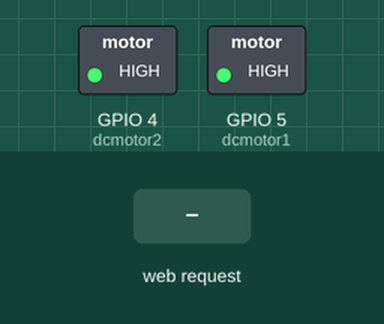
A sketch run on a simulated ESP8266 (NodeMCU). On the bench: switched loads named in the sketch (green lamp = pin HIGH). The test bench sets the inputs (shaded band). WiFi joins after 1.5 s; servers stay silent unless stated; what the sketch prints to the serial monitor is not drawn.

Above: at 2.7 s.
2.8 s: HTTP request GET /MOTOR=CW received
At 3.8 s:
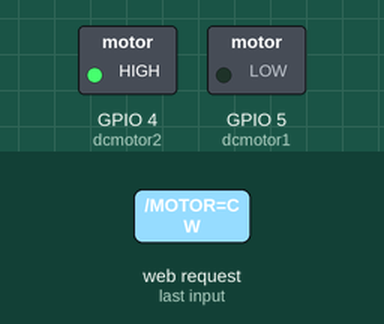
4.3 s: HTTP request GET /MOTOR=CCW received
At 4.9 s:
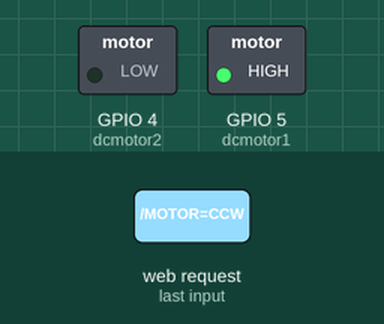
5.8 s: HTTP request GET /MOTOR=STOP received
At 6.1 s:
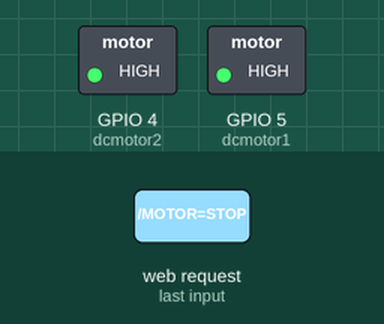
Timing chart, 0 to 8.8 s (numbered marks = the images above; inputs shaded):
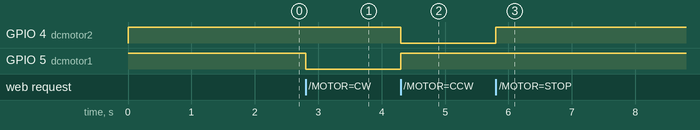

Measured:
- after the input at 2.8 s, GPIO 5 (dcmotor1): HIGH → LOW at once
- after the input at 4.3 s, GPIO 4 (dcmotor2): HIGH → LOW at once; GPIO 5 (dcmotor1): LOW → HIGH at once
- after the input at 5.8 s, GPIO 4 (dcmotor2): LOW → HIGH at once

The sketch:

dcmotor.ino
```cpp
#include <ESP8266WiFi.h>
#include <WiFiClient.h>
#include <ESP8266WebServer.h>
#include <ESP8266mDNS.h>

const char* ssid = "your_ssid";
const char* password = "your_password";

WiFiServer server(80);

String header;

//pins
const int dcmotor1 = 5;
const int dcmotor2 = 4;

int startHour = 4, stopHour = 9;

void setup() {
  Serial.begin(115200);
  pinMode(dcmotor1, OUTPUT);
  pinMode(dcmotor2, OUTPUT);
  digitalWrite(dcmotor1, HIGH);digitalWrite(dcmotor2, HIGH);

  Serial.print("Connecting to ");
  Serial.print(ssid);
  WiFi.begin(ssid, password);

  while(WiFi.status() != WL_CONNECTED){
    delay(500);
    Serial.print(".");
  }

  Serial.println("");
  Serial.println("WiFi connected.");
  Serial.println("IP address: ");
  Serial.print(WiFi.localIP());
  server.begin();
}

void loop() {
  WiFiClient client = server.available();
  if (!client){
    return;
  }
  Serial.println("Waiting for new client");

  while(!client.available()){
    delay(1);
  }
  String request = client.readStringUntil('\r');
  Serial.println(request);
  client.flush();

  int dcmotor1_state = HIGH;
  int dcmotor2_state = HIGH;
  if(request.indexOf("/MOTOR=CW") != -1){
    digitalWrite(dcmotor1, LOW); digitalWrite(dcmotor2, HIGH);// clockwise motor
    dcmotor1_state = LOW;
    dcmotor2_state = HIGH;
  }
  if(request.indexOf("/MOTOR=CCW") != -1){
    digitalWrite(dcmotor1, HIGH); digitalWrite(dcmotor2, LOW); // counterclockwise motor
    dcmotor1_state = HIGH;
    dcmotor2_state = LOW;
  }
  if(request.indexOf("/MOTOR=STOP") != -1){
    digitalWrite(dcmotor1, HIGH); digitalWrite(dcmotor2, HIGH); // stop/idle
    dcmotor1_state = HIGH;
    dcmotor2_state = HIGH;
  }

  client.println("HTTP/1.1 200 OK"); //
  client.println("Content-Type: text/html");
  client.println("");
  client.println("<!DOCTYPE HTML>");
  client.println("<html>");
  client.println("<head>");
  client.println("<meta name=\"viewport\" content=\"width=device-width\">");
  client.println("<style>");
  client.println("body{background: white;}");
  client.println(".block {display: block;width: 50%;height: 20%;border: none;background-color: #04AA6D;color: white;padding: 14px 28px;font-size: 16px;cursor:pointer;text-align: center;}");
  client.println(".block:hover {background-color: #ddd;color: black;}");
  client.println("</style>");
  client.println("</head>");
  client.println("<body>");
  client.print("<h2> CONTROL MOTOR: ");

  if(dcmotor1_state == LOW){
    client.print("CW");
  }
  else if(dcmotor2_state == LOW){
    client.print("CCW");
  }
  else client.print("STOP");
  client.print("</h2>");

  client.println("<br><br>");

  client.println("<a href=\"/MOTOR=CW\"\"><button class=\"block\">CW</button></a>");
  client.println("<a href=\"/MOTOR=CCW\"\"><button class=\"block\">CCW</button></a>");
  client.println("<a href=\"/MOTOR=STOP\"\"><button class=\"block\">STOP</button></a><br />");
  client.println("</body>");
  client.println("</html>");

  delay(1);
  Serial.println("Client disonnected");
  Serial.println("");
}
```
